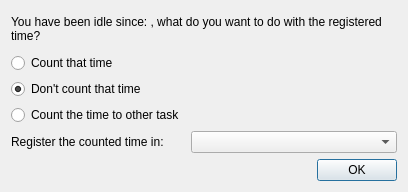
<?xml version="1.0" encoding="UTF-8"?>
<ui version="4.0">
 <class>IdleTaskWindow</class>
 <widget class="QDialog" name="IdleTaskWindow">
  <property name="geometry">
   <rect>
    <x>0</x>
    <y>0</y>
    <width>408</width>
    <height>192</height>
   </rect>
  </property>
  <property name="windowTitle">
   <string>Idle Task</string>
  </property>
  <layout class="QVBoxLayout" name="verticalLayout">
   <item>
    <layout class="QVBoxLayout" name="verticalLayout_2">
     <item>
      <widget class="QLabel" name="idleMessage">
       <property name="text">
        <string>You have been idle since: , what do you want to do with the registered time?</string>
       </property>
       <property name="scaledContents">
        <bool>false</bool>
       </property>
       <property name="wordWrap">
        <bool>true</bool>
       </property>
      </widget>
     </item>
     <item>
      <layout class="QFormLayout" name="formLayout">
       <property name="fieldGrowthPolicy">
        <enum>QFormLayout::AllNonFixedFieldsGrow</enum>
       </property>
       <item row="0" column="0">
        <widget class="QRadioButton" name="countTime">
         <property name="text">
          <string>Count that time</string>
         </property>
        </widget>
       </item>
       <item row="1" column="0">
        <widget class="QRadioButton" name="dontCount">
         <property name="text">
          <string>Don't count that time</string>
         </property>
         <property name="checked">
          <bool>true</bool>
         </property>
        </widget>
       </item>
       <item row="2" column="0">
        <widget class="QRadioButton" name="countToTask">
         <property name="text">
          <string>Count the time to other task</string>
         </property>
        </widget>
       </item>
       <item row="3" column="0">
        <widget class="QLabel" name="label">
         <property name="text">
          <string>Register the counted time in:</string>
         </property>
        </widget>
       </item>
       <item row="3" column="1">
        <widget class="TreeComboBox" name="comboBox"/>
       </item>
      </layout>
     </item>
    </layout>
   </item>
   <item>
    <widget class="QDialogButtonBox" name="buttonBox">
     <property name="orientation">
      <enum>Qt::Horizontal</enum>
     </property>
     <property name="standardButtons">
      <set>QDialogButtonBox::Ok</set>
     </property>
    </widget>
   </item>
  </layout>
 </widget>
 <customwidgets>
  <customwidget>
   <class>TreeComboBox</class>
   <extends>QComboBox</extends>
   <header>treecombobox.h</header>
  </customwidget>
 </customwidgets>
 <resources/>
 <connections>
  <connection>
   <sender>buttonBox</sender>
   <signal>accepted()</signal>
   <receiver>IdleTaskWindow</receiver>
   <slot>accept()</slot>
   <hints>
    <hint type="sourcelabel">
     <x>248</x>
     <y>254</y>
    </hint>
    <hint type="destinationlabel">
     <x>157</x>
     <y>274</y>
    </hint>
   </hints>
  </connection>
  <connection>
   <sender>buttonBox</sender>
   <signal>rejected()</signal>
   <receiver>IdleTaskWindow</receiver>
   <slot>reject()</slot>
   <hints>
    <hint type="sourcelabel">
     <x>316</x>
     <y>260</y>
    </hint>
    <hint type="destinationlabel">
     <x>286</x>
     <y>274</y>
    </hint>
   </hints>
  </connection>
 </connections>
</ui>
